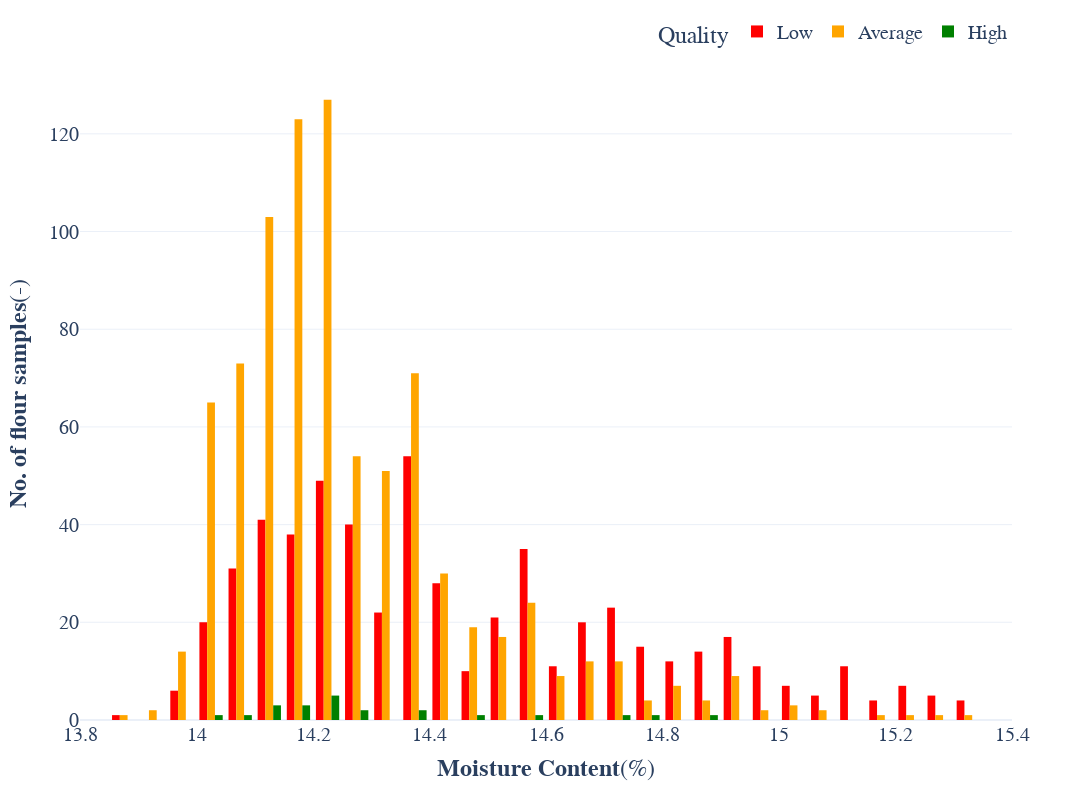

Write notebook code for a chart like this one.
### Markdown cell above
### Plot for Moisture Content v/s Quality

### Code cell
fig_mc = px.histogram(flour_data, x="moisture_content", color="Quality", color_discrete_sequence=['red','orange','green'])

fig_mc.update_yaxes(title_text="<b>No. of flour samples</b>(-)")
fig_mc.update_xaxes(title_text="<b>Moisture Content</b>(%)", range=[13.8, 15.4])
fig_mc.update_layout(barmode='group',template='plotly_white', width=1500, height=800, font=dict(family="Courier New, monospace",size=20), legend=dict(orientation="h", yanchor="bottom", y=1.02, xanchor="right", x=1))

fig_mc.show()

### Figure 1 — Plotly figure (JSON) as saved in the notebook; plotly's stock layout.template omitted (floating-point values rounded to 4 significant figures; data arrays with more than 128 entries replaced by an {"elided": "..."} marker saying what was removed)
{"data": [{"alignmentgroup": "True", "bingroup": "x", "hovertemplate": "Quality=Low<br>moisture_content=%{x}<br>count=%{y}<extra></extra>", "legendgroup": "Low", "marker": {"color": "red", "pattern": {"shape": ""}}, "name": "Low", "offsetgroup": "Low", "orientation": "v", "showlegend": true, "type": "histogram", "x": {"elided": "568 float values"}, "xaxis": "x", "yaxis": "y"}, {"alignmentgroup": "True", "bingroup": "x", "hovertemplate": "Quality=Average<br>moisture_content=%{x}<br>count=%{y}<extra></extra>", "legendgroup": "Average", "marker": {"color": "orange", "pattern": {"shape": ""}}, "name": "Average", "offsetgroup": "Average", "orientation": "v", "showlegend": true, "type": "histogram", "x": {"elided": "847 float values"}, "xaxis": "x", "yaxis": "y"}, {"alignmentgroup": "True", "bingroup": "x", "hovertemplate": "Quality=High<br>moisture_content=%{x}<br>count=%{y}<extra></extra>", "legendgroup": "High", "marker": {"color": "green", "pattern": {"shape": ""}}, "name": "High", "offsetgroup": "High", "orientation": "v", "showlegend": true, "type": "histogram", "x": [14.13, 14.17, 14.17, 14.13, 14.13, 14.2, 14.22, 14.79, 14.37, 14, 14.24, 14.28, 14.26, 14.2, 14.06, 14.37, 14.2, 14.85, 14.17, 14.48, 14.57, 14.74], "xaxis": "x", "yaxis": "y"}], "layout": {"barmode": "group", "font": {"family": "Courier New, monospace", "size": 20}, "height": 800, "legend": {"orientation": "h", "title": {"text": "Quality"}, "tracegroupgap": 0, "x": 1, "xanchor": "right", "y": 1.02, "yanchor": "bottom"}, "margin": {"t": 60}, "width": 1500, "xaxis": {"anchor": "y", "domain": [0, 1], "range": [13.8, 15.4], "title": {"text": "<b>Moisture Content</b>(%)"}}, "yaxis": {"anchor": "x", "domain": [0, 1], "title": {"text": "<b>No. of flour samples</b>(-)"}}}}
